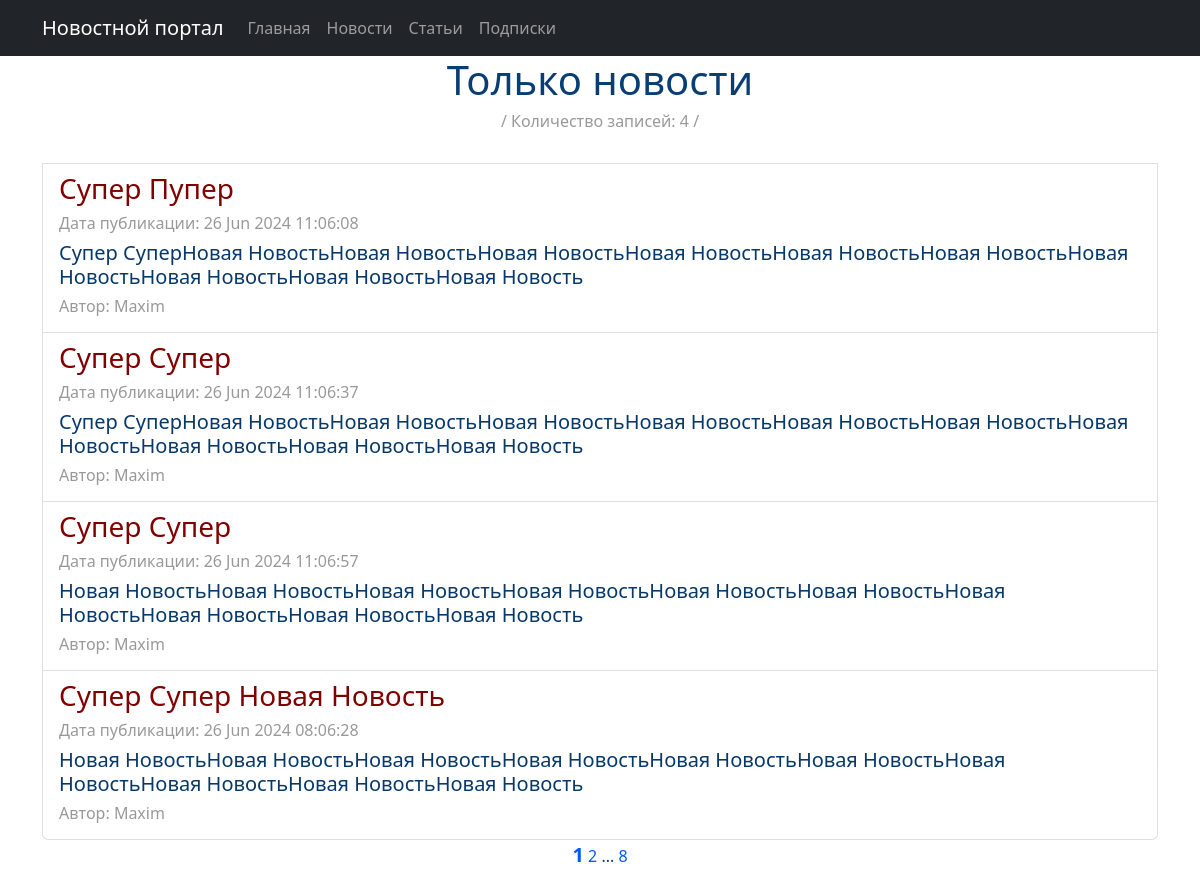
The page /news/ on the database as committed earlier.
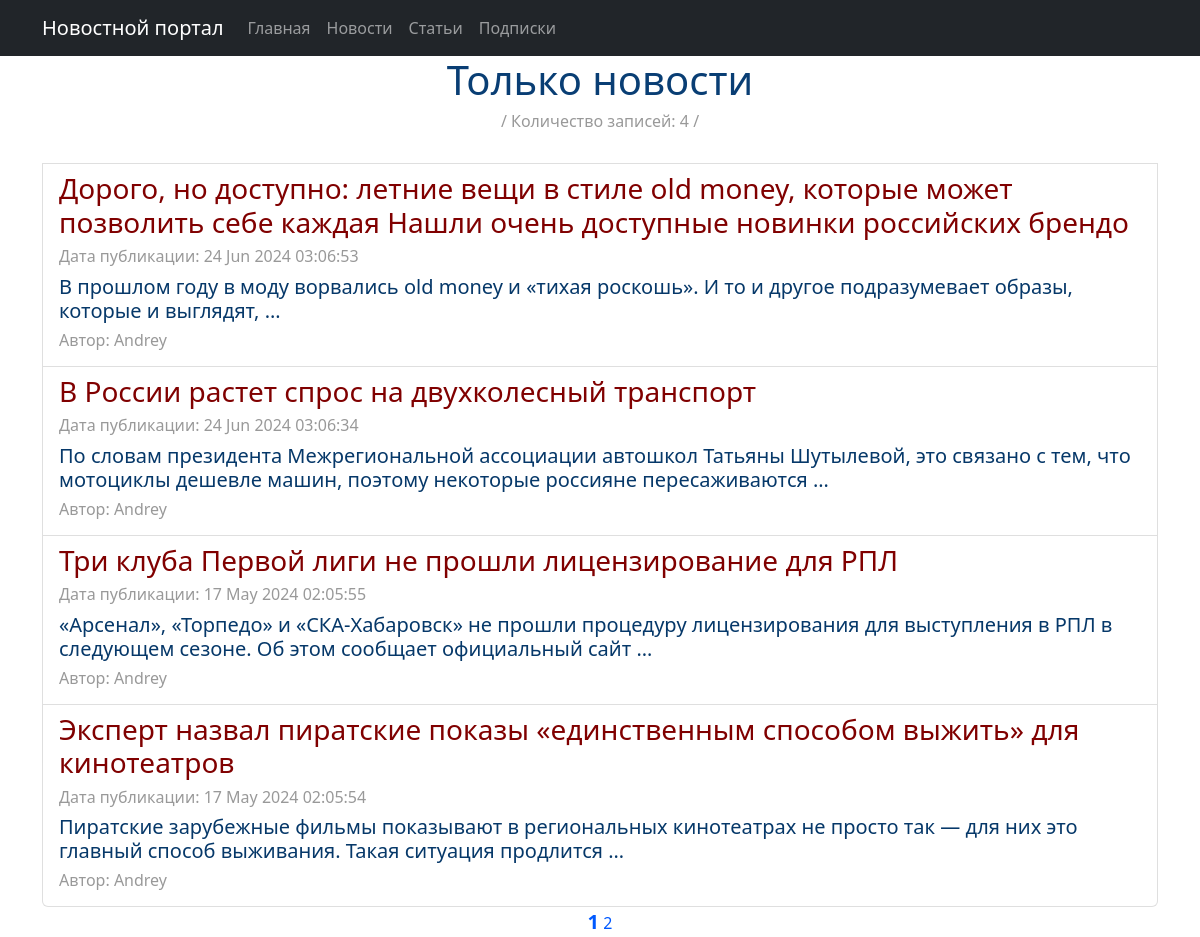
The same page on the database as committed later.
### news/models.py (models this page shows, shortened)
class Post(models.Model):
    categor = [
        ('AR', 'Статья'),
        ('NE', 'Новость'),
    ]
    type = models.CharField(max_length=8, choices=categor, default='AR')
    user = models.ForeignKey(Author, on_delete=models.CASCADE, related_name='post')
    category = models.ManyToManyField(Category, through='PostCategory')
    date = models.DateTimeField(auto_now_add=True)
    title = models.CharField(max_length=256)
    text = models.TextField()
    rating = models.SmallIntegerField(default=0)

class Author(models.Model):
    user = models.OneToOneField(User, on_delete=models.CASCADE)
    rating = models.SmallIntegerField(default=0)

### news/views.py (the view)
# urls.py: path('news/', NewsList.as_view(), name='news_list'),
class NewsList(ListView):
    model = Post
    ordering = '-date'
    template_name = 'news.html'
    context_object_name = 'news'
    paginate_by = 4
    def get_queryset(self):
        return Post.objects.filter(type='NE').order_by('-date')

### news/templatetags/custom_filters.py (called while the page is built)
@register.filter()
def length(value):
    return len(value)

### news/templatetags/custom_tags.py (called while the page is built)
@register.simple_tag(takes_context=True)
def url_replace(context, **kwargs):
    d = context['request'].GET.copy()
    for k, v in kwargs.items():
        d[k] = v
    return d.urlencode()

### templates/news.html (shortened to what this page needs)
{% extends 'flatpages/default.html' %}
{% load custom_filters %}
{% load custom_tags %}
{% block content %}
<h1>Только новости</h1>
<h6><span
        style="color: #999999;">/ Количество записей: {{news|length}} /</span></h6>
{% if news %}
<div class="list-group">
    <br>
    {% for new in news %}
    <a href="{{ new.id }}" class="list-group-item list-group-item-action">
        <h3 style="text-align: left;"><span
                style="color: #800000;">{{ new.title }}</span></h3>
        <h6 style="text-align: left;"><span
                style="color: #999999;">Дата публикации: {{ new.date |date:'d M Y h:m:s'}}</span></h6>
        <h5 style="text-align: left;">{{ new.text | truncatewords:20 }}</h5>
        <h6 style="text-align: left;"><span
                style="color: #999999;">Автор: {{ new.user.user }}</span></h6>
    </a>
    {% endfor %}
</div>
{% else %}
<h2>Новостей нет!</h2>
{% endif %}
<a style="font-size: 20px;"><b>{{ page_obj.number }}</b></a>
{% if page_obj.has_next %}
<a href="?{% url_replace page=page_obj.next_page_number %}">{{ page_obj.next_page_number }}</a>
{% if paginator.num_pages != page_obj.next_page_number %}
...
<a href="?{% url_replace page=page_obj.paginator.num_pages %}">{{ page_obj.paginator.num_pages }}</a>
{% endif %}
{% endif %}
{% endblock content %}

Rows that differ between the two databases and show on the page:
removed Post: title "Супер Пупер", date "26 Jun 2024 11:06:08", text "Супер СуперНовая НовостьНовая НовостьНовая НовостьНовая НовостьНовая НовостьНовая НовостьНовая НовостьНовая НовостьНовая НовостьНовая Новость", user.user "Maxim"
removed Post: title "Супер Супер", date "26 Jun 2024 11:06:37", text "Супер СуперНовая НовостьНовая НовостьНовая НовостьНовая НовостьНовая НовостьНовая НовостьНовая НовостьНовая НовостьНовая НовостьНовая Новость", user.user "Maxim"
removed Post: title "Супер Супер", date "26 Jun 2024 11:06:57", text "Новая НовостьНовая НовостьНовая НовостьНовая НовостьНовая НовостьНовая НовостьНовая НовостьНовая НовостьНовая НовостьНовая Новость", user.user "Maxim"
removed Post: title "Супер Супер Новая Новость", date "26 Jun 2024 08:06:28", text "Новая НовостьНовая НовостьНовая НовостьНовая НовостьНовая НовостьНовая НовостьНовая НовостьНовая НовостьНовая НовостьНовая Новость", user.user "Maxim"
now on this page (row unchanged): Post: title "Дорого, но доступно: летние вещи в стиле old money, которые может позволить себе каждая Нашли очень доступные новинки российских брендо", date "24 Jun 2024 03:06:53", text "В прошлом году в моду ворвались old money и «тихая роскошь». И то и другое подразумевает образы, которые и выглядят, …", user.user "Andrey"
now on this page (row unchanged): Post: title "В России растет спрос на двухколесный транспорт", date "24 Jun 2024 03:06:34", text "По словам президента Межрегиональной ассоциации автошкол Татьяны Шутылевой, это связано с тем, что мотоциклы дешевле машин, поэтому некоторые россияне пересаживаются …", user.user "Andrey"
now on this page (row unchanged): Post: title "Три клуба Первой лиги не прошли лицензирование для РПЛ", date "17 May 2024 02:05:55", text "«Арсенал», «Торпедо» и «СКА-Хабаровск» не прошли процедуру лицензирования для выступления в РПЛ в следующем сезоне. Об этом сообщает официальный сайт …", user.user "Andrey"
now on this page (row unchanged): Post: title "Эксперт назвал пиратские показы «единственным способом выжить» для кинотеатров", date "17 May 2024 02:05:54", text "Пиратские зарубежные фильмы показывают в региональных кинотеатрах не просто так — для них это главный способ выживания. Такая ситуация продлится …", user.user "Andrey"
Other text that changed with them:
{{ page_obj.paginator.num_pages }}: "8" → (not shown)
